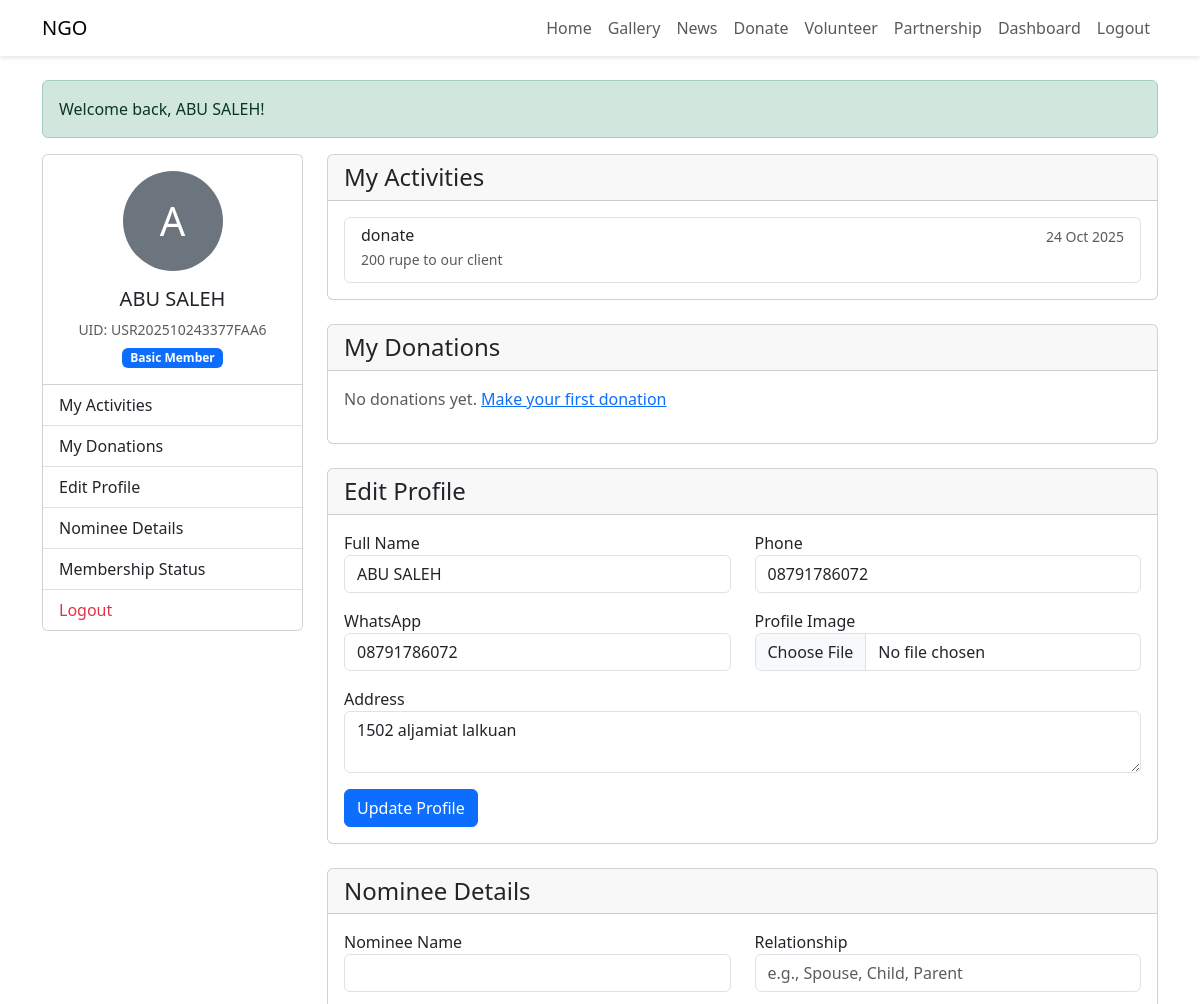
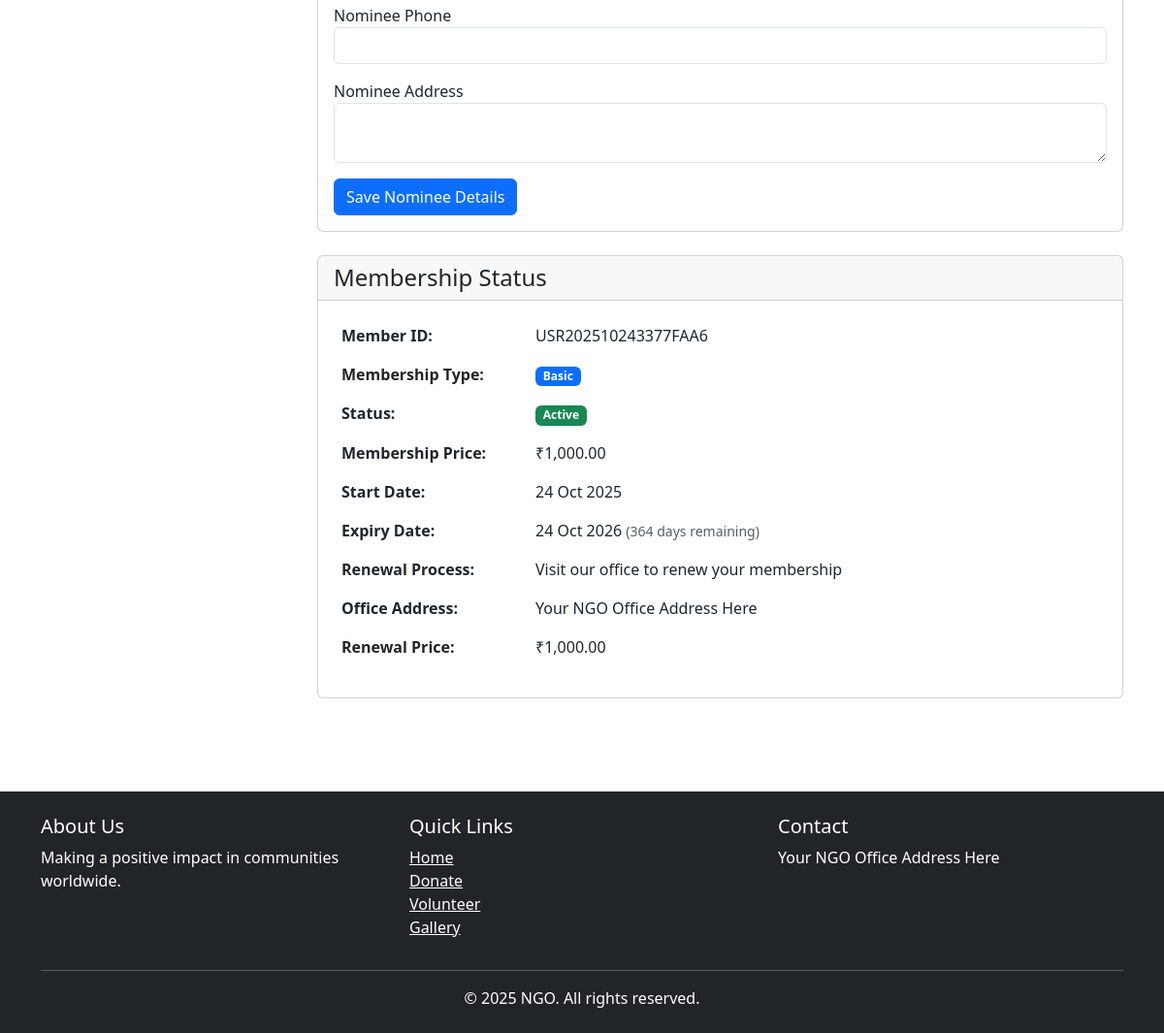
The app's page /dashboard (signed in) with its own data (2 pictures, top to bottom).
### tables this page shows
CREATE TABLE `users` (
  `id` int(10) UNSIGNED NOT NULL,
  `uid` varchar(20) NOT NULL COMMENT 'Unique user identifier',
  `name` varchar(100) NOT NULL,
  `email` varchar(100) DEFAULT NULL,
  `phone` varchar(20) NOT NULL,
  `whatsapp` varchar(20) DEFAULT NULL,
  `password_hash` varchar(255) NOT NULL,
  `profile_image` varchar(255) DEFAULT NULL,
  `address` text,
  `country` varchar(50) DEFAULT NULL,
  `state` varchar(50) DEFAULT NULL,
  `city` varchar(50) DEFAULT NULL,
  `age` tinyint(3) UNSIGNED DEFAULT NULL,
  `membership_type` enum('basic','premium') NOT NULL,
  `membership_price` decimal(10,2) NOT NULL,
  `membership_status` enum('pending','active','expired','rejected') DEFAULT 'pending',
  `membership_start` date DEFAULT NULL,
  `membership_expiry` date DEFAULT NULL,
  `payment_proof` varchar(255) DEFAULT NULL,
  `utr_number` varchar(50) DEFAULT NULL,
  `created_at` timestamp NOT NULL DEFAULT CURRENT_TIMESTAMP,
  `updated_at` timestamp NOT NULL DEFAULT CURRENT_TIMESTAMP ON UPDATE CURRENT_TIMESTAMP
);

CREATE TABLE `user_activities` (
  `id` int(10) UNSIGNED NOT NULL,
  `user_id` int(10) UNSIGNED NOT NULL,
  `activity_title` varchar(255) NOT NULL,
  `activity_description` text,
  `activity_date` date DEFAULT NULL,
  `added_by` int(10) UNSIGNED NOT NULL COMMENT 'Admin who added this',
  `created_at` timestamp NOT NULL DEFAULT CURRENT_TIMESTAMP
);

### includes/functions.php (called while the page is built, shortened)
<?php
function e($string) {
    return htmlspecialchars($string ?? '', ENT_QUOTES, 'UTF-8');
}
function getCurrentUser() {
    static $user = null;
    if ($user === null) {
        $pdo = getDB();
        $stmt = $pdo->prepare("SELECT * FROM users WHERE id = ? LIMIT 1");
        $stmt->execute([$_SESSION['user_id']]);
        $user = $stmt->fetch();
    }
    return $user;
}
function getFlash() {
    if (isset($_SESSION['flash'])) {
        $flash = $_SESSION['flash'];
        return $flash;
    }
    return null;
}
function getSetting($key, $default = '') {
    static $settings = [];
    if (empty($settings)) {
        $pdo = getDB();
        $stmt = $pdo->query("SELECT setting_key, setting_value FROM site_settings");
        while ($row = $stmt->fetch()) {
            $settings[$row['setting_key']] = $row['setting_value'];
        }
    }
    return $settings[$key] ?? $default;
}

### controllers/dashboard.php (the view, shortened to what this page needs)
<?php
$pdo = getDB();
$user = getCurrentUser();
$stmt = $pdo->prepare("
    SELECT activity_title, activity_description, activity_date, created_at
    FROM user_activities
    WHERE user_id = ?
    ORDER BY activity_date DESC, created_at DESC
    LIMIT 20
");
$stmt->execute([$user['id']]);
$activities = $stmt->fetchAll();
$stmt = $pdo->prepare("
    SELECT amount, purpose, status, created_at, approved_at
    FROM donations
    WHERE user_id = ?
    ORDER BY created_at DESC
    LIMIT 10
");
$stmt->execute([$user['id']]);
$donations = $stmt->fetchAll();
$stmt = $pdo->prepare("SELECT * FROM nominees WHERE user_id = ? LIMIT 1");
$stmt->execute([$user['id']]);
$nominee = $stmt->fetch();
$days_until_expiry = null;
if ($user['membership_expiry']) {
    $expiry_date = new DateTime($user['membership_expiry']);
    $today = new DateTime();
    $interval = $today->diff($expiry_date);
    $days_until_expiry = (int)$interval->format('%R%a');
}
require_once 'includes/header.php';
?>
<div class="container py-4">
    <?php
    $flash = getFlash();
    if ($flash):
    ?>
        <div class="alert alert-<?= e($flash['type']) ?>"><?= e($flash['message']) ?></div>
    <?php endif; ?>
    <div class="row">
        <div class="col-md-3">
            <div class="card">
                <div class="card-body text-center">
                    <?php if ($user['profile_image']): ?>
                        <img src="/uploads/profiles/<?= e($user['profile_image']) ?>"
                             alt="Profile" class="rounded-circle mb-3" style="width: 100px; height: 100px; object-fit: cover;">
                    <?php else: ?>
                        <div class="rounded-circle bg-secondary text-white d-flex align-items-center justify-content-center mx-auto mb-3"
                             style="width: 100px; height: 100px; font-size: 40px;">
                            <?= strtoupper(substr($user['name'], 0, 1)) ?>
                        </div>
                    <?php endif; ?>
                    <h5><?= e($user['name']) ?></h5>
                    <p class="text-muted small mb-1">UID: <?= e($user['uid']) ?></p>
                    <span class="badge bg-<?= $user['membership_type'] === 'premium' ? 'success' : 'primary' ?>">
                        <?= ucfirst(e($user['membership_type'])) ?> Member
                    </span>
                </div>
                <div class="list-group list-group-flush">
                    <a href="#activities" class="list-group-item list-group-item-action">
                        My Activities
                    </a>
                    <a href="#donations" class="list-group-item list-group-item-action">
                        My Donations
                    </a>
                    <a href="#profile" class="list-group-item list-group-item-action">
                        Edit Profile
                    </a>
                    <a href="#nominee" class="list-group-item list-group-item-action">
                        Nominee Details
                    </a>
                    <a href="#membership" class="list-group-item list-group-item-action">
                        Membership Status
                    </a>
                    <a href="/logout" class="list-group-item list-group-item-action text-danger">
                        Logout
                    </a>
                </div>
            </div>
        </div>
        <div class="col-md-9">
            <div id="activities" class="card mb-4">
                <div class="card-header">
                    <h4 class="mb-0">My Activities</h4>
                </div>
                <div class="card-body">
                    <?php if (empty($activities)): ?>
                        <p class="text-muted">No activities recorded yet.</p>
                    <?php else: ?>
                        <div class="list-group">
                            <?php foreach ($activities as $activity): ?>
                                <div class="list-group-item">
                                    <div class="d-flex justify-content-between align-items-start">
                                        <div>
                                            <h6 class="mb-1"><?= e($activity['activity_title']) ?></h6>
                                            <p class="mb-1 text-muted small"><?= e($activity['activity_description']) ?></p>
                                        </div>
                                        <small class="text-muted">
                                            <?= $activity['activity_date'] ? date('d M Y', strtotime($activity['activity_date'])) : 'N/A' ?>
                                        </small>
                                    </div>
                                </div>
                            <?php endforeach; ?>
                        </div>
                    <?php endif; ?>
                </div>
            </div>
            <div id="donations" class="card mb-4">
                <div class="card-header">
                    <h4 class="mb-0">My Donations</h4>
                </div>
                <div class="card-body">
                    <?php if (empty($donations)): ?>
                        <p class="text-muted">No donations yet. <a href="/donate">Make your first donation</a></p>
                    <?php endif; ?>
                </div>
            </div>
            <div id="profile" class="card mb-4">
                <div class="card-header">
                    <h4 class="mb-0">Edit Profile</h4>
                </div>
                <div class="card-body">
                    <form action="/profile" method="POST" enctype="multipart/form-data">
                        <div class="row">
                            <div class="col-md-6">
                                <div class="form-group mb-3">
                                    <label>Full Name</label>
                                    <input type="text" name="name" class="form-control"
                                           value="<?= e($user['name']) ?>" required>
                                </div>
                            </div>
                            <div class="col-md-6">
                                <div class="form-group mb-3">
                                    <label>Phone</label>
                                    <input type="tel" name="phone" class="form-control"
                                           value="<?= e($user['phone']) ?>" required>
                                </div>
                            </div>
                        </div>
                        <div class="row">
                            <div class="col-md-6">
                                <div class="form-group mb-3">
                                    <label>WhatsApp</label>
                                    <input type="tel" name="whatsapp" class="form-control"
                                           value="<?= e($user['whatsapp']) ?>">
                                </div>
                            </div>
                            <div class="col-md-6">
                                <div class="form-group mb-3">
                                    <label>Profile Image</label>
                                    <input type="file" name="profile_image" class="form-control"
                                           accept="image/jpeg,image/png">
                                </div>
                            </div>
                        </div>
                        <div class="form-group mb-3">
                            <label>Address</label>
                            <textarea name="address" class="form-control" rows="2"><?= e($user['address']) ?></textarea>
                        </div>
                        <button type="submit" class="btn btn-primary">Update Profile</button>
                    </form>
                </div>
            </div>
            <div id="nominee" class="card mb-4">
                <div class="card-header">
                    <h4 class="mb-0">Nominee Details</h4>
                </div>
                <div class="card-body">
                    <form action="/profile" method="POST">
                        <div class="row">
                            <div class="col-md-6">
                                <div class="form-group mb-3">
                                    <label>Nominee Name</label>
                                    <input type="text" name="nominee_name" class="form-control"
                                           value="<?= e($nominee['nominee_name'] ?? '') ?>">
                                </div>
                            </div>
                            <div class="col-md-6">
                                <div class="form-group mb-3">
                                    <label>Relationship</label>
                                    <input type="text" name="relationship" class="form-control"
                                           value="<?= e($nominee['relationship'] ?? '') ?>"
                                           placeholder="e.g., Spouse, Child, Parent">
                                </div>
                            </div>
                        </div>
                        <div class="form-group mb-3">
                            <label>Nominee Phone</label>
                            <input type="tel" name="nominee_phone" class="form-control"
                                   value="<?= e($nominee['phone'] ?? '') ?>">
                        </div>
                        <div class="form-group mb-3">
                            <label>Nominee Address</label>
                            <textarea name="nominee_address" class="form-control" rows="2"><?= e($nominee['address'] ?? '') ?></textarea>
                        </div>
                        <button type="submit" class="btn btn-primary">Save Nominee Details</button>
                    </form>
                </div>
            </div>
            <div id="membership" class="card mb-4">
                <div class="card-header">
                    <h4 class="mb-0">Membership Status</h4>
                </div>
                <div class="card-body">
                    <table class="table table-borderless">
                        <tr>
                            <th width="200">Member ID:</th>
                            <td><?= e($user['uid']) ?></td>
                        </tr>
                        <tr>
                            <th>Membership Type:</th>
                            <td>
                                <span class="badge bg-<?= $user['membership_type'] === 'premium' ? 'success' : 'primary' ?>">
                                    <?= ucfirst(e($user['membership_type'])) ?>
                                </span>
                            </td>
                        </tr>
                        <tr>
                            <th>Status:</th>
                            <td>
                                <span class="badge bg-<?= $user['membership_status'] === 'active' ? 'success' : 'warning' ?>">
                                    <?= ucfirst(e($user['membership_status'])) ?>
                                </span>
                            </td>
                        </tr>
                        <tr>
                            <th>Membership Price:</th>
                            <td>₹<?= number_format($user['membership_price'], 2) ?></td>
                        </tr>
                        <?php if ($user['membership_start']): ?>
                            <tr>
                                <th>Start Date:</th>
                                <td><?= date('d M Y', strtotime($user['membership_start'])) ?></td>
                            </tr>
                        <?php endif; ?>
                        <?php if ($user['membership_expiry']): ?>
                            <tr>
                                <th>Expiry Date:</th>
                                <td>
                                    <?= date('d M Y', strtotime($user['membership_expiry'])) ?>
                                    <?php if ($days_until_expiry !== null): ?>
                                        <small class="text-muted">
                                            (<?= $days_until_expiry > 0 ? "$days_until_expiry days remaining" : abs($days_until_expiry) . " days overdue" ?>)
                                        </small>
                                    <?php endif; ?>
                                </td>
                            </tr>
                        <?php endif; ?>
                        <tr>
                            <th>Renewal Process:</th>
                            <td>Visit our office to renew your membership</td>
                        </tr>
                        <tr>
                            <th>Office Address:</th>
                            <td><?= e(getSetting('office_address', 'Contact admin for details')) ?></td>
                        </tr>
                        <tr>
                            <th>Renewal Price:</th>
                            <td>
                                <?php
                                $renewal_price = $user['membership_type'] === 'basic'
                                    ? getSetting('basic_membership_price', 1000)
                                    : getSetting('premium_membership_price', 2000);
                                ?>
                                ₹<?= number_format($renewal_price, 2) ?>
                            </td>
                        </tr>
                    </table>
                </div>
            </div>
        </div>
    </div>
</div>
<?php require_once 'includes/footer.php'; ?>

### records on screen
users: name "A", name "ABU SALEH", uid "USR202510243377FAA6", membership_type "Basic", phone "08791786072", whatsapp "08791786072", address "1502 aljamiat lalkuan", membership_status "Active", membership_price "1,000.00", membership_start "24 Oct 2025", membership_expiry "24 Oct 2026", membership_expiry "364", membership_type "1,000.00"
user_activities: activity_title "donate", activity_description "200 rupe to our client", activity_date "24 Oct 2025"

### other values on screen
$flash['message'] "Welcome back, ABU SALEH!"
getSetting('office_address', 'Contact admin for details') "Your NGO Office Address Here"
getSetting('office_address', 'NGO Office Address') "Your NGO Office Address Here"
